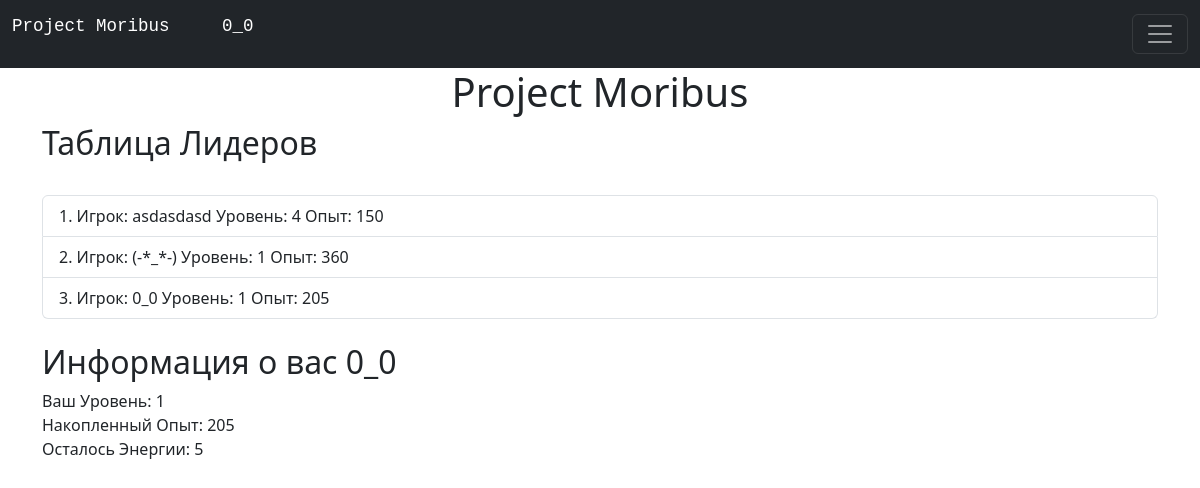
The page / (signed in) on the database its author committed.
### data/users.py (models this page shows, shortened)
class User(SqlAlchemyBase, UserMixin, SerializerMixin):
    __tablename__ = 'users'
    id = sqlalchemy.Column(sqlalchemy.Integer, primary_key=True, autoincrement=True)
    name = sqlalchemy.Column(sqlalchemy.String, nullable=True)
    login = sqlalchemy.Column(sqlalchemy.String, nullable=True)
    xp = sqlalchemy.Column(sqlalchemy.Integer, nullable=True)
    level = sqlalchemy.Column(sqlalchemy.Integer, nullable=True)
    inventory = sqlalchemy.Column(sqlalchemy.String, nullable=True)
    hands = sqlalchemy.Column(sqlalchemy.Integer, nullable=True)
    body = sqlalchemy.Column(sqlalchemy.Integer, nullable=True)
    legs = sqlalchemy.Column(sqlalchemy.Integer, nullable=True)
    head = sqlalchemy.Column(sqlalchemy.Integer, nullable=True)
    icon_name = sqlalchemy.Column(sqlalchemy.String, nullable=True)
    energy = sqlalchemy.Column(sqlalchemy.Integer, nullable=True)
    guild_id = sqlalchemy.Column(sqlalchemy.Integer, nullable=True)
    hashed_password = sqlalchemy.Column(sqlalchemy.String, nullable=True)

### main.py (the view)
@app.route('/')
def index():
    db_sess = db_session.create_session()
    db_users = db_sess.query(User).all()
    users = []
    for user in db_users:
        users.append([user.name, user.level, user.xp])
    return \
        render_template("index.html", users=sorted(users, key=lambda x: (x[1], x[2]), reverse=True))

### data/db_session.py (called while the page is built)
def create_session() -> Session:
    global __factory
    return __factory()

### main.py (called while the page is built)
@login_manager.user_loader
def load_user(user_id):
    db_sess = db_session.create_session()
    return db_sess.query(User).get(user_id)

### templates/index.html (shortened to what this page needs)
{% extends "base.html" %}
{% block content %}
    <h1 align="center">Project Moribus</h1>
    <h2>Таблица Лидеров</h2>
    <br>
    <ol class="list-group list-group-numbered">
        {% for user in users %}
            <li class="list-group-item">Игрок: {{ user[0] }} Уровень: {{ user[1] }} Опыт: {{ user[2] }}</li>
        {% endfor %}
    </ol>
    <br>
    {% if current_user.is_authenticated %}
        <h2>Информация о вас  {{ current_user.name }}</h2>
        <a> Ваш Уровень: {{ current_user.level }} <br>
            Накопленный Опыт: {{ current_user.xp }} <br>
            Осталось Энергии: {{ current_user.energy }} <br>
        </a>
    {% endif %}
{% endblock %}
{% block body_navbar %}
    <nav class="navbar navbar-dark bg-dark">
        <div class="container-fluid">
            <a class="navbar-brand" href=""> <pre>Project Moribus     {{ current_user.name }}</pre> </a>
            <button class="navbar-toggler" type="button" data-bs-toggle="collapse" data-bs-target="#navbarNav" aria-controls="navbarNav" aria-expanded="false" aria-label="Toggle navigation">
                <span class="navbar-toggler-icon"></span>
            </button>
        </div>
    </nav>
{% endblock %}

### rows shown on the page
User: name "0_0", user "1", xp "205", level "1", energy "5"
User: name "asdasdasd", level "4", xp "150"
User: name "(-*_*-)", user "1", xp "360"
